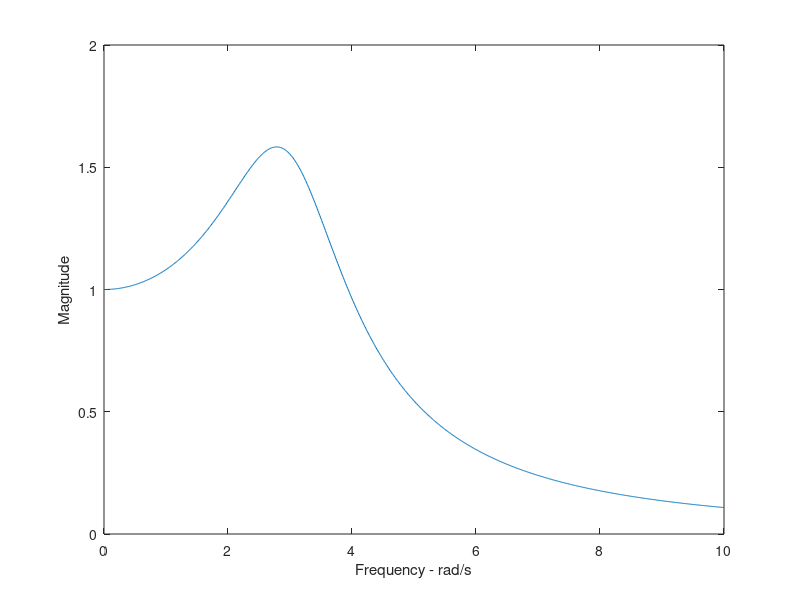

The MATLAB script that drew this image:
pkg load signal;
num = 10;
den=[1 2.12 10];
w=0:0.01:10;
g=freqs(num,den,w);
mag=abs(g);
plot(w,mag);
xlabel('Frequency - rad/s');
ylabel('Magnitude');
